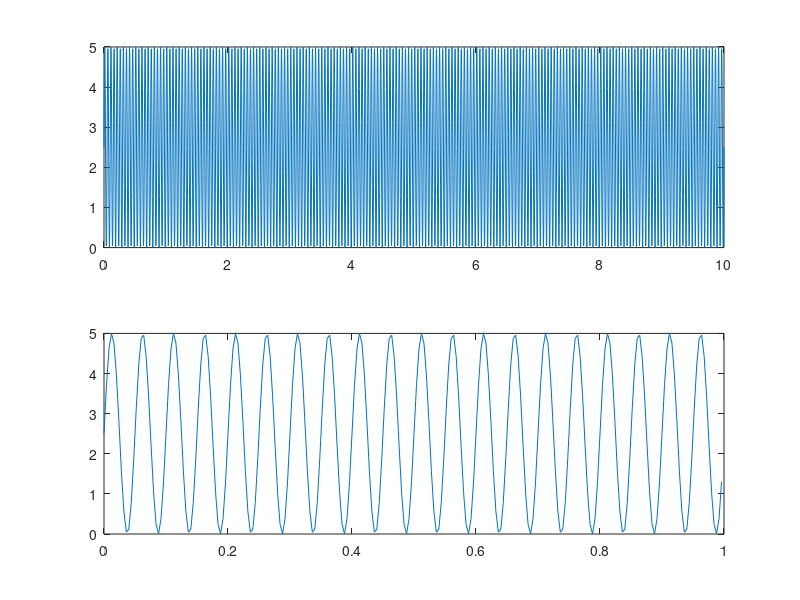

The MATLAB script that drew this image: (Note: this script raises an error after producing the figure.)
function [] = daqjack(varargin)

% clc; close all; clear;


SampleRateHz = 250;
TimeValue = 10;
freq = 20;
voltageSet = 5;

xt = 0:(1/SampleRateHz):TimeValue;
yt = sin(2*pi*freq*xt);

yv = yt .* voltageSet/2 + voltageSet/2;

figure
subplot(2,1,1)
plot(xt,yv)

xt1 = xt(1:round(numel(xt)/TimeValue));
yv1 = yv(1:round(numel(yv)/TimeValue));

subplot(2,1,2)
plot(xt1,yv1)

pause(4)


LJDAQ_SampleRateHz = SampleRateHz*4;

% Example: labJackU6: version 1.0

lbj=labJackU6

pause(.2)

% devInfo = getInfo(lbj)

open(lbj);

pause(.2)

lbj.SampleRateHz = LJDAQ_SampleRateHz;

lbj.verbose = 0; % Set this to 1 if you want to see error warnings

addChannel(lbj,[0 1],[10 10],['s' 's']);

channel = 1;            % 0 or 1

streamConfigure(lbj);

pause(.2)

startStream(lbj);



for t = 1:TimeValue*SampleRateHz

    analogOut(lbj,channel,yv(t));

    pause(1/SampleRateHz)

end


voltageSet = 0;
analogOut(lbj,channel,voltageSet)

stopStream(lbj);

clear lbj

end

